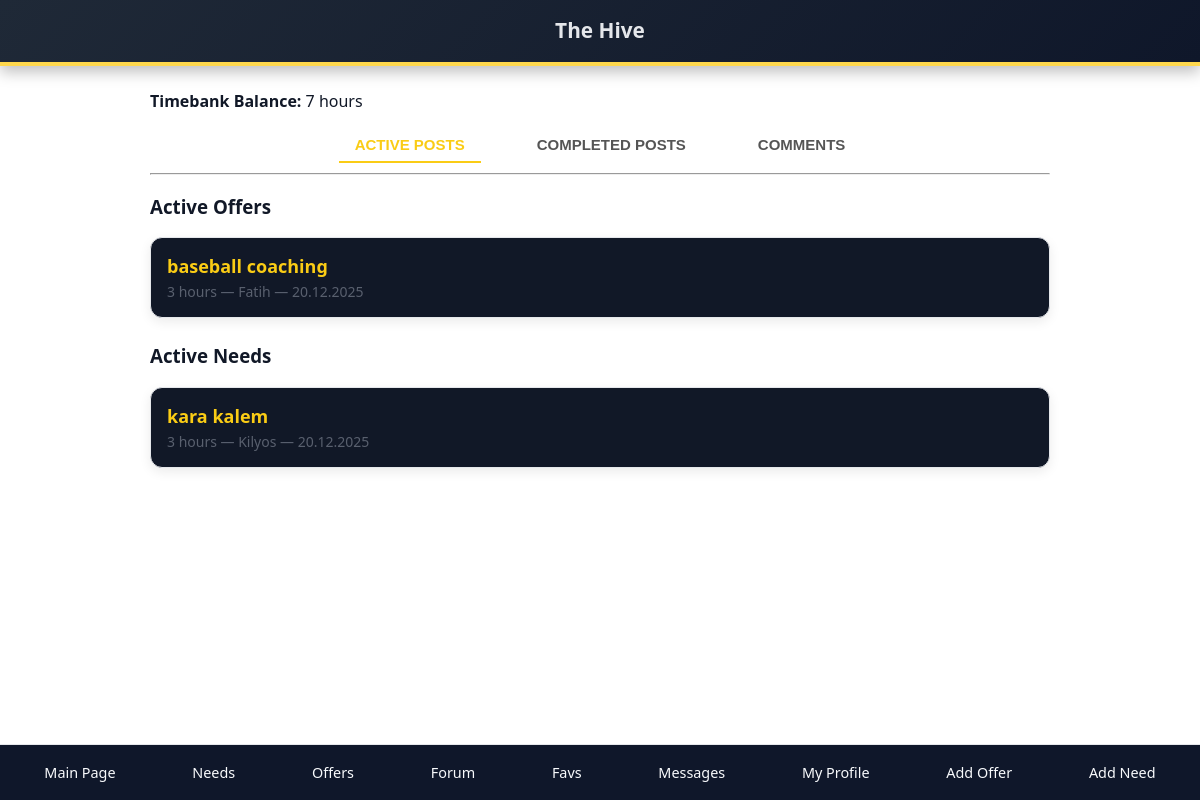
The page /profile/2 on the database its author committed.
### app.py (models this page shows)
class User(db.Model):
    user_id = db.Column(db.Integer, primary_key=True)
    email = db.Column(db.String(120), unique=True, nullable=False)
    password_hash = db.Column(db.String(255), nullable=False)
    timebank_balance = db.Column(db.Integer, default=3)
    is_admin = db.Column(db.Boolean, default=False)
    is_banned = db.Column(db.Boolean, default=False)
    offers = db.relationship("Offer", backref="user", lazy=True)
    needs = db.relationship("Need", backref="user", lazy=True)
    favorites = db.relationship("Favorite", backref="user", lazy=True)
    need_favorites = db.relationship("NeedFavorite", backref="user", lazy=True)
    forum_posts = db.relationship("ForumPost", backref="author", lazy=True)
    forum_comments = db.relationship("ForumComment", backref="author", lazy=True)
    forum_comment_likes = db.relationship("ForumCommentLike", backref="user", lazy=True, cascade="all, delete-orphan")

class Offer(db.Model):
    offer_id = db.Column(db.Integer, primary_key=True)
    user_id = db.Column(db.Integer, db.ForeignKey("user.user_id"), nullable=False)
    title = db.Column(db.String(120), nullable=False)
    description = db.Column(db.Text, nullable=False)
    hours = db.Column(db.Integer, nullable=False)
    location = db.Column(db.String(120), nullable=True)
    is_online = db.Column(db.Boolean, default=False)
    image_filename = db.Column(db.String(255), nullable=True)
    is_active = db.Column(db.Boolean, default=True)
    latitude = db.Column(db.Float)
    longitude = db.Column(db.Float)
    posted_at = db.Column(db.DateTime, nullable=False, default=datetime.utcnow)
    offered_on = db.Column(db.Date, nullable=True)

class Need(db.Model):
    need_id = db.Column(db.Integer, primary_key=True)
    user_id = db.Column(db.Integer, db.ForeignKey("user.user_id"), nullable=False)
    title = db.Column(db.String(120), nullable=False)
    description = db.Column(db.Text, nullable=False)
    hours = db.Column(db.Integer, nullable=False)
    location = db.Column(db.String(120), nullable=True)
    is_online = db.Column(db.Boolean, default=False)
    image_filename = db.Column(db.String(255), nullable=True)
    is_active = db.Column(db.Boolean, default=True)
    latitude = db.Column(db.Float)
    longitude = db.Column(db.Float)
    posted_at = db.Column(db.DateTime, nullable=False, default=datetime.utcnow)
    needed_on = db.Column(db.Date, nullable=True)

### app.py (the view, shortened to what this page needs)
@app.route("/profile/<int:user_id>")
def view_profile(user_id):
    user = User.query.get_or_404(user_id)
    current_user_id = session.get("user_id")
    is_blocking = False
    admin_viewer = False
    user_offers = Offer.query.filter_by(user_id=user_id).all()
    active_offers = [offer for offer in user_offers if offer.is_active]
    completed_offers = [offer for offer in user_offers if not offer.is_active]
    user_needs = Need.query.filter_by(user_id=user_id).all()
    active_needs = [need for need in user_needs if need.is_active]
    completed_needs = [need for need in user_needs if not need.is_active]
    comments_received = Comment.query.filter_by(to_user_id=user.user_id).order_by(
        Comment.created_at.desc()
    ).all()
    comments_with_meta = []
    listing_comments = {}
    for c in comments_received:
        listing = Offer.query.get(c.listing_id) if c.listing_type == "offer" else Need.query.get(c.listing_id)
        from_user = User.query.get(c.from_user_id)
        key = f"{c.listing_type}:{c.listing_id}"
        meta = {
            "content": c.content,
            "from_email": from_user.email if from_user else "Unknown user",
            "listing_title": listing.title if listing else "Listing removed",
            "created_at": c.created_at,
        }
        comments_with_meta.append(meta)
        listing_comments.setdefault(key, []).append(meta)
    return render_template(
            "profile.html",
            user=user,
            active_offers=active_offers,
            completed_offers=completed_offers,
            active_needs=active_needs,
            completed_needs=completed_needs,
            comments=comments_with_meta,
            listing_comments=listing_comments,
            is_blocking=is_blocking,
            admin_viewer=admin_viewer,
        )

### app.py (called while the page is built)
@app.before_request
def initialize_database():
    if not getattr(app, "db_initialized", False):
        with app.app_context():
            db.create_all()
            ensure_posted_at_columns()
            ensure_admin_user()
        app.db_initialized = True

@app.before_request
def enforce_ban():
    user_id = session.get("user_id")
    if not user_id:
        return
    user = User.query.get(user_id)
    if user and user.is_banned and request.endpoint not in {"logout", "login"}:
        session.clear()
        return render_template("login.html", error="Your account has been banned."), 403

@app.template_filter("mask_email")
def mask_email(email):
    if not email:
        return "Anonymous member"
    local_part = email.split("@")[0]
    if len(local_part) <= 2:
        return "Anonymous member"
    return f"{local_part[0]}***{local_part[-1]}"

### templates/profile.html (shortened to what this page needs)
{% extends "base.html" %}
{% block content %}
<p><strong>Timebank Balance:</strong> {{ user.timebank_balance }} hours</p>
<div class="tab-buttons">
  <button class="tab-btn active" onclick="showTab('active')">ACTIVE POSTS</button>
  <button class="tab-btn" onclick="showTab('completed')">COMPLETED POSTS</button>
  <button class="tab-btn" onclick="showTab('comments')">COMMENTS</button>
</div>
<hr>
<div id="tab-active" class="tab-content">
  <h3>Active Offers</h3>
  {% if active_offers %}
    {% for offer in active_offers %}
      <a href="{{ url_for('offer_detail', offer_id=offer.offer_id) }}" class="post-card">
        <div class="post-title">{{ offer.title }}</div>
        <div class="post-meta">
          {{ offer.hours }} hours — {{ offer.location }}
          {% if offer.posted_at %} — {{ offer.posted_at.strftime('%d.%m.%Y') }}{% endif %}
        </div>
      </a>
    {% endfor %}
  {% else %}
    <p>No active offers.</p>
  {% endif %}
  <h3 style="margin-top:25px;">Active Needs</h3>
  {% if active_needs %}
    {% for need in active_needs %}
      <a href="{{ url_for('need_detail', need_id=need.need_id) }}" class="post-card">
        <div class="post-title">{{ need.title }}</div>
        <div class="post-meta">
          {{ need.hours }} hours — {{ need.location }}
          {% if need.posted_at %} — {{ need.posted_at.strftime('%d.%m.%Y') }}{% endif %}
        </div>
      </a>
    {% endfor %}
  {% else %}
    <p>No active needs.</p>
  {% endif %}
</div>
{% endblock %}

### static/style.css (style rules this page uses)
.new-post-card, .post-card, .comment-composer, .comment-card { background: #ffffff; border-radius: 14px; box-shadow: 0 4px 12px rgba(0, 0, 0, 0.08); border: 1px solid #e5e7eb; }
.post-card { padding: 14px 16px; display: grid; gap: 10px; }
.post-meta { font-size: 0.9rem; color: #6b7280; display: flex; gap: 12px; align-items: center; }

### templates/base.html (style rules this page uses)
body { font-family: system-ui, -apple-system, Segoe UI, Roboto, Arial, sans-serif; background:#ffffff; margin:0; padding-bottom:140px; color:#111827; }

### templates/profile.html (style rules this page uses)
.tab-buttons { display:flex; justify-content:center; gap:40px; margin-bottom:10px; }
.tab-btn { background:none; border:none; font-size:15px; font-weight:600; padding:8px 16px; cursor:pointer; color:#555; border-bottom:2px solid transparent; }
.tab-btn.active { color:#facc15; border-bottom-color:#facc15; }
.post-card { display:block; background:#111827; padding:16px; border-radius:12px; margin:12px 0; text-decoration:none; color:white; }
.post-title { font-size:18px; font-weight:600; color:#facc15; }
.post-meta { font-size:14px; opacity:0.8; margin-top:4px; }

### rows shown on the page
User: timebank_balance "7"
Offer: title "baseball coaching", hours "3", location "Fatih", posted_at "20.12.2025"
Need: title "kara kalem", hours "3", location "Kilyos", posted_at "20.12.2025"
